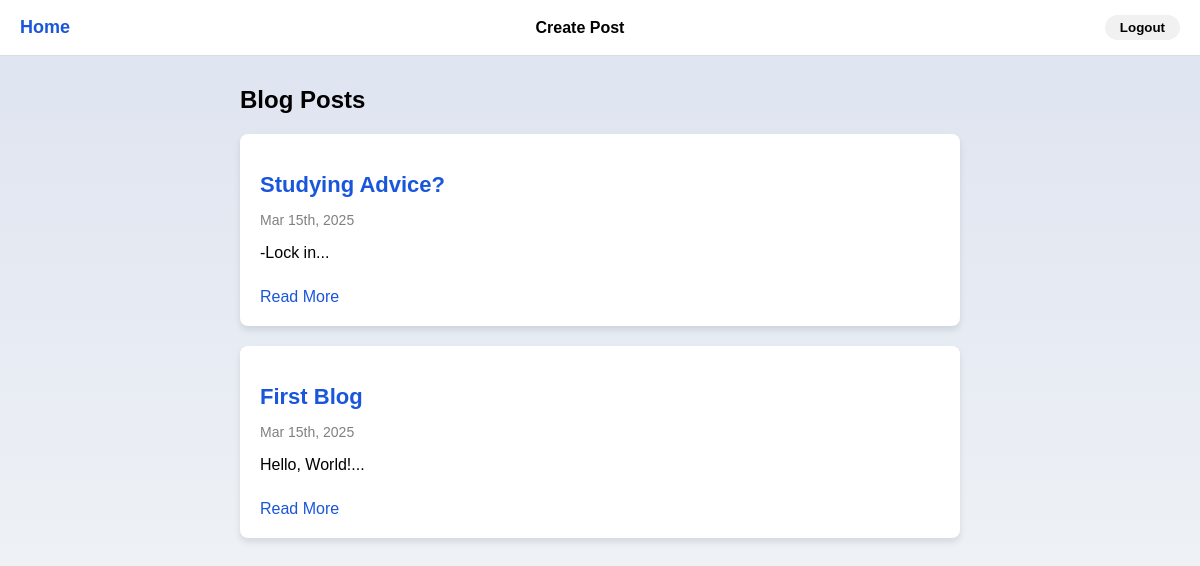
/blog, run on an earlier commit of the app's database.
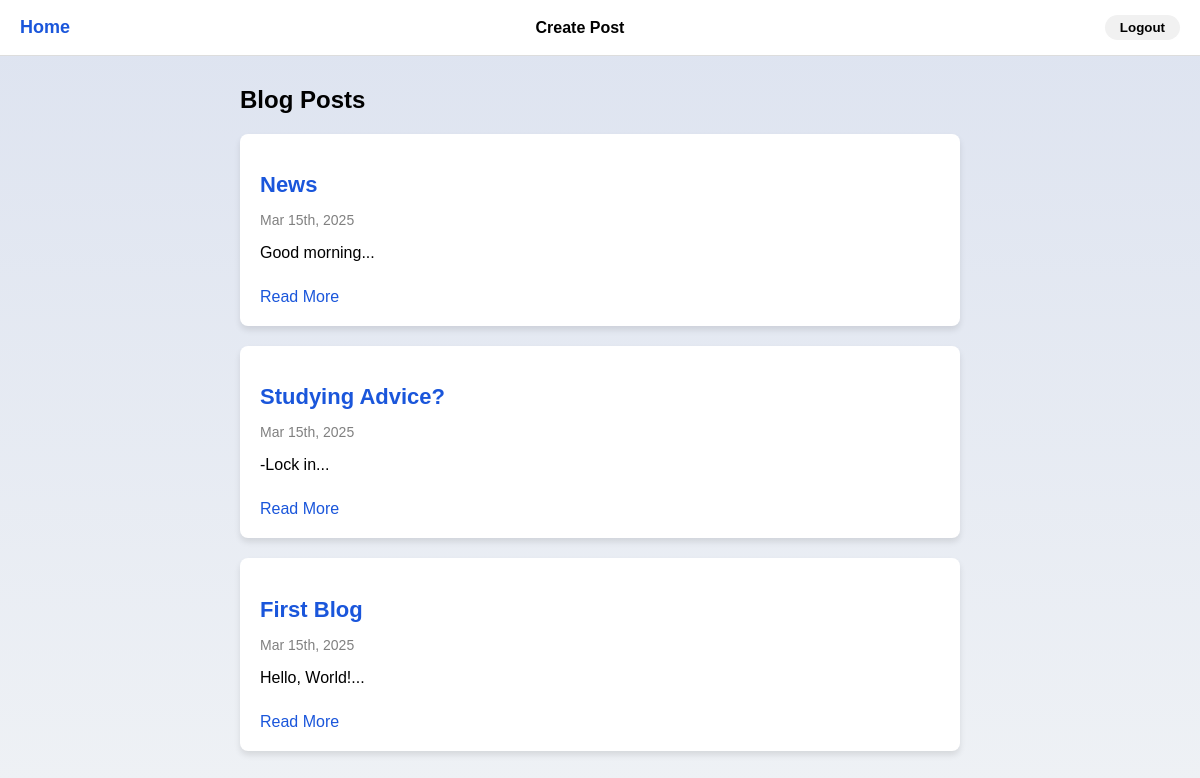
And on a later commit of the database.
### tables this page shows
CREATE TABLE blog_posts (
            id INTEGER PRIMARY KEY AUTOINCREMENT,
            title TEXT NOT NULL,
            content TEXT NOT NULL,
            date_posted TEXT NOT NULL
        );

### main.py (the view)
@app.route("/blog")
def blog():
    conn = db_connect()
    cur = conn.cursor()
    cur.execute("SELECT * FROM blog_posts ORDER BY date_posted DESC")
    posts = cur.fetchall()
    conn.close()
    return render_template("blog.html", posts=posts, format_date=format_date)

### main.py (called while the page is built)
def db_connect():
    db = sqlite3.connect("expenses.sqlite")
    db.row_factory = sqlite3.Row
    return db

def format_date(timestamp):
    dt = datetime.strptime(timestamp, "%Y-%m-%d %H:%M:%S")
    day_suffix = lambda d: "th" if 11 <= d <= 13 else {1: "st", 2: "nd", 3: "rd"}.get(d % 10, "th")
    return dt.strftime(f"%b {dt.day}{day_suffix(dt.day)}, %Y")

### templates/blog.html (shortened to what this page needs)
<!DOCTYPE html>
<html lang="en">
<head>
    <link rel="stylesheet" href="{{ url_for('static', filename='blog.css') }}">
</head>
<body>
    <nav class="navbar">
        <a href="{{ url_for('home') }}" class="navbar-brand">Home</a>
        <a href="{{ url_for('create_blog') }}" class="nav-link">Create Post</a>
        <form action="{{ url_for('logout') }}" method="post">
            <button type="submit" class="contact-btn">Logout</button>
        </form>
    </nav>
    <section class="blog-section">
        <h1>Blog Posts</h1>
        {% for post in posts %}
            <div class="post-card">
                <h2><a href="{{ url_for('post', post_id=post.id) }}">{{ post.title }}</a></h2>
                <p class="post-meta">{{ format_date(post.date_posted) }}</p>
                <p>{{ post.content[:200] }}...</p>
                <a href="{{ url_for('post', post_id=post.id) }}" class="read-more">Read More</a>
            </div>
        {% endfor %}
    </section>
</body>
</html>

### static/blog.css (style rules this page uses)
body { font-family: Arial, sans-serif; background: linear-gradient(to bottom, #dde3f0, #eef1f5); margin: 0; padding: 0; }
.navbar { background: white; padding: 15px 20px; border-bottom: 1px solid #ddd; display: flex; justify-content: space-between; align-items: center; }
.navbar-brand { font-weight: bold; font-size: 18px; color: #1a56db !important; text-decoration: none; }
.navbar .nav-link { font-weight: bold; margin-right: 15px; text-decoration: none; color: black; }
.navbar .contact-btn { background: #f1f1f1; border-radius: 20px; padding: 5px 15px; font-weight: bold; border: none; cursor: pointer; }
.blog-section { width: 60%; margin: 30px auto; }
.post-card { background: white; padding: 20px; border-radius: 8px; box-shadow: 0px 4px 6px rgba(0, 0, 0, 0.1); margin-bottom: 20px; }
.post-card h2 { font-size: 22px; margin-bottom: 5px; }
.post-card a { text-decoration: none; color: #1a56db; }
.post-meta { font-size: 14px; color: gray; margin-bottom: 10px; }
.read-more { display: inline-block; margin-top: 10px; color: #1a56db; text-decoration: none; }

What changed in the data, as far as the page shows it:
added blog_posts: title "News", date_posted "Mar 15th, 2025", content "Good morning"
